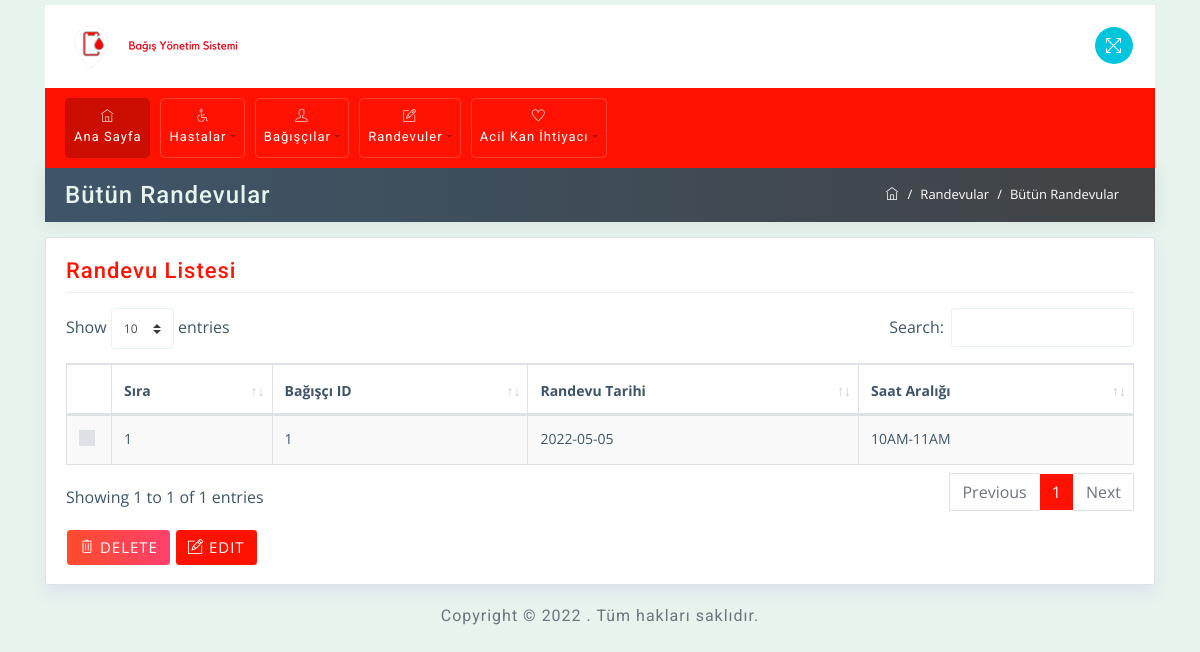
/appointment/show, run on the app's committed database.
### app/models.py (models this page shows, shortened)
class Appointment(models.Model):
    appointment_id = models.AutoField(primary_key=True, editable=False)
    donor = models.ForeignKey(Donor, on_delete=models.PROTECT)
    appointment_date = models.CharField(max_length=10)
    appointment_time = models.CharField(max_length=15)

### app/views.py (the view)
# urls.py: path('appointment/show', views.SHOW_APPOINTMENT, name="show_appointment"),
def SHOW_APPOINTMENT(request):
    if request.method=="POST":
        appointment_id =request.POST.getlist('id[]')
        for id in appointment_id:
            appointment = Appointment.objects.get(id=id)
            appointment.delete()
        return render(request, 'appointments/appointments.html')
    appointment = Appointment.objects.filter().all()
    return render(request, 'appointments/appointments.html', {'appointment' : appointment})

### templates/appointments/appointments.html (shortened to what this page needs)
{% extends 'index.html' %} {% block content %}
<div class="container mt-0">
  <div class="row breadcrumb-bar">
    <div class="col-md-6">
      <h3 class="block-title">Bütün Randevular</h3>
    </div>
    <div class="col-md-6">
      <ol class="breadcrumb">
        <li class="breadcrumb-item">
          <a href="/">
            <span class="ti-home" href="/index"></span>
          </a>
        </li>
        <li class="breadcrumb-item">Randevular</li>
        <li class="breadcrumb-item active">Bütün Randevular</li>
      </ol>
    </div>
  </div>
</div>
<div class="container">
  <div class="row">
    <div class="col-md-12">
      <div class="widget-area-2 proclinic-box-shadow">
        <h3 class="widget-title">Randevu Listesi</h3>
        <div class="table-responsive mb-3">
          <table id="tableId" class="table table-bordered table-striped">
            <thead>
              <tr>
                <th class="no-sort">
                  <div class="custom-control custom-checkbox"></div>
                </th>
                <th>Sıra</th>
                <th>Bağışçı ID</th>
                <th>Randevu Tarihi</th>
                <th>Saat Aralığı</th>
              </tr>
            </thead>
            <tbody>
              {% csrf_token %} {% for item in appointment %}
              <tr id="{{ item.appointment_id }}">
                <td>
                  <div class="custom-control custom-checkbox">
                  </div>
                </td>
                <td>{{item.appointment_id}}</td>
                <td>{{item.donor_id}}</td>
                <td>{{item.appointment_date}}</td>
                <td>{{item.appointment_time}}</td>
              </tr>
              {% endfor %}
            </tbody>
          </table>
          <button
            type="button"
            id="delete_btn"
            class="btn btn-danger mt-3 mb-0"
          >
            <span class="ti-trash"></span> DELETE
          </button>
          <button
            type="submit"
            id="edit_btn"
            class="btn btn-primary mt-3 mb-0"
            onclick="location.href='/patient/edit'"
          >
            <span class="ti-pencil-alt"></span> EDIT
          </button>
        </div>
      </div>
    </div>
  </div>
</div>
{% endblock %}

### static/css/styles.css (style rules this page uses)
body { font-family: 'Open Sans', sans-serif; background-color: #E7F3ED; color: #3e5569; }
h1, h2, h3, h4, h5, h6, span, .menu-nav { font-family: 'Roboto', sans-serif; letter-spacing: 1px; }
a, a:hover, a:focus { color: inherit; text-decoration: none; transition: all 0.3s; }
.breadcrumb { border-radius: 0; margin-bottom: 0; float: right; border-radius: 20px; background-color: transparent; }
.breadcrumb-bar { background: #3e5569; background: -webkit-linear-gradient(to left, #414345, #3e5569); background: linear-gradient(to left, #414345, #3e5569); margin-left: 0px !important; margin-right: 0px !important; padding: 5px 20px; -webkit-box-shadow: 0px 1px 15px 1px rgba(69,65,78,0.1); box-shadow: 0px 1px 15px 1px rgba(69,65,78,0.1); color: #fff; border: 0px solid; }
.breadcrumb-item { color: #ffffff; font-size: 13px; }
.breadcrumb-item.active { color: #ffffff; font-size: 13px; }
.breadcrumb-item+.breadcrumb-item::before { color: #ffffff; }
.breadcrumb-bar div[class*="col-"] { padding-right: 0px; padding-left: 0px; }
.table td, .table th { padding: .75rem; }
.proclinic-box-shadow { border-radius: 0; border: 0; -webkit-box-shadow: 0 0 0 1px #dce3ec, 0 8px 16px 0 #dce3ec; box-shadow: 0 0 0 1px #dce3ec, 0 8px 16px 0 #dce3ec; background: #fff; margin-top: 20px; }
div[class*="col-"] { padding-right: 6px; padding-left: 6px; }
.table-striped tbody tr:nth-of-type(odd) { background-color: rgba(61,79,90,.03); }
.table .custom-control.custom-checkbox { padding-left: 0; }
table.table tbody td, table.table thead th { font-size: 14px; }
table.dataTable th:first-child { width: 20px; }
h3.block-title { background: transparent; margin: 4px auto; color: #E7F3ED; }
.widget-area-2 { background: #fff; margin-top: 1rem; padding: 20px; padding-bottom: 2px; border-radius: 2px; }
.widget-title { font-size: 22px; padding-bottom: .5rem; margin-bottom: 15px; border-bottom: 1px solid #eeeeee; }
.btn { margin-bottom: 5px; font-size: 15px; letter-spacing: 1px; }
.btn-danger { background: #FF416C; background: -webkit-linear-gradient(to right, #FF4B2B, #FF416C); background: linear-gradient(to right, #FF4B2B, #FF416C); border-color: #fff; }
.block-title { -ms-flex: 1 1 auto; flex: 1 1 auto; min-height: 1.75rem; font-size: 1.5rem; line-height: 1.5; }

### static/css/red.css (style rules this page uses)
.btn-primary { background: #ff1201; background: -webkit-linear-gradient(to right, #ff1201, #ff1201); background: linear-gradient(to right, #ff1201, #ff1201); border-color: #ffffff; }
.widget-title { color: #ff1201; }

### static/css/responsive.css (style rules this page uses)
@media (min-width: 992px) { .row { margin-right: -5px; margin-left: -5px; } }

### data on the page
Appointment: appointment_id "1", donor_id "1", appointment_date "2022-05-05", appointment_time "10AM-11AM"
